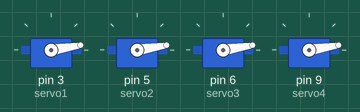
Recording of a sketch running on a simulated Arduino Uno, built with avr-gcc and run on an emulated ATmega328P. Shown: 4 × servo. At 2.0 s the program stops and its outputs stay as they are.

Above: at 0.15 s.
At 1.07 s:
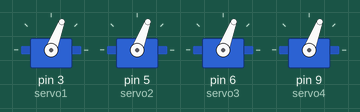
At 1.68 s:
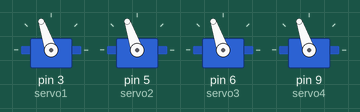
At 2.1 s:
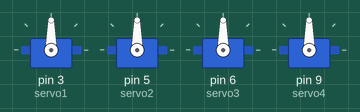
Timing chart, 0 to 3.5 s (numbered marks = the images above):
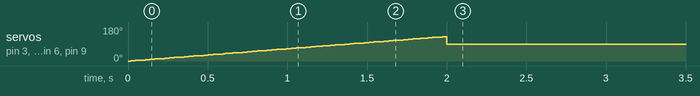

The sketch:

Arduino-4-Servo-Project.ino
```cpp
#include <Servo.h>

Servo servo1, servo2, servo3, servo4;
unsigned long startTime;

void setup() {
  servo1.attach(3);
  servo2.attach(5);
  servo3.attach(6);
  servo4.attach(9);
  startTime = millis();
}

void loop() {
  while (millis() - startTime < 2000) {
    for (int pos = 0; pos <= 180; pos++) {
      if (millis() - startTime >= 2000) break;
      servo1.write(pos); servo2.write(pos); servo3.write(pos); servo4.write(pos);
      delay(15);
    }
    for (int pos = 180; pos >= 0; pos--) {
      if (millis() - startTime >= 2000) break;
      servo1.write(pos); servo2.write(pos); servo3.write(pos); servo4.write(pos);
      delay(15);
    }
  }
  servo1.write(90);
  servo2.write(90);
  servo3.write(90);
  servo4.write(90);
  while(true){}
}
```

Measured:
- by itself, servo on pin 3 (servo1), servo on pin 5 (servo2), servo on pin 6 (servo3), servo on pin 9 (servo4): rises from 0° to 129° in 2.0 s, then falls to 90° in 0.03 s
